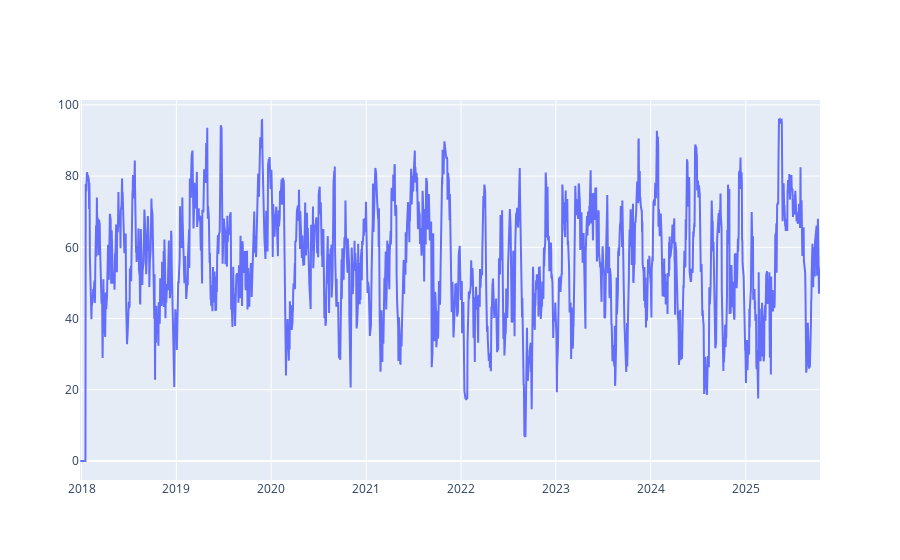

The cell this chart's notebook holds for it:
### Code cell
import plotly as py
import plotly.io as pio
import plotly.graph_objects as go
from plotly.subplots import make_subplots
from plotly.offline import download_plotlyjs, init_notebook_mode, plot, iplot

def relative_strength_idx(df, n=14):
    close = df['Close']
    delta = close.diff()
    delta = delta[1:]
    pricesUp = delta.copy()
    pricesDown = delta.copy()
    pricesUp[pricesUp < 0] = 0
    pricesDown[pricesDown > 0] = 0
    rollUp = pricesUp.rolling(n).mean()
    rollDown = pricesDown.abs().rolling(n).mean()
    rs = rollUp / rollDown
    rsi = 100.0 - (100.0 / (1.0 + rs))
    return rsi

df['RSI'] = relative_strength_idx(df).fillna(0)

fig = go.Figure(go.Scatter(x=df.Date, y=df.RSI, name='RSI'))
fig.show()

### Figure 1 — Plotly figure (JSON) as saved in the notebook; plotly's stock layout.template omitted (floating-point values rounded to 4 significant figures; data arrays with more than 128 entries replaced by an {"elided": "..."} marker saying what was removed)
{"data": [{"name": "RSI", "type": "scatter", "x": {"elided": "1961 str values"}, "y": {"elided": "1961 float values"}}], "layout": {}}
